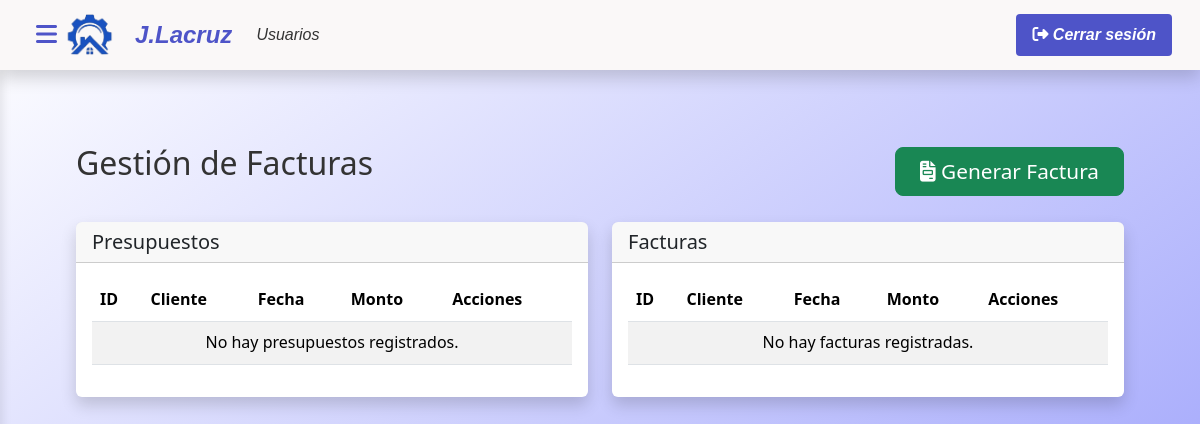
The page /controlador/factura.php on the database as committed earlier.
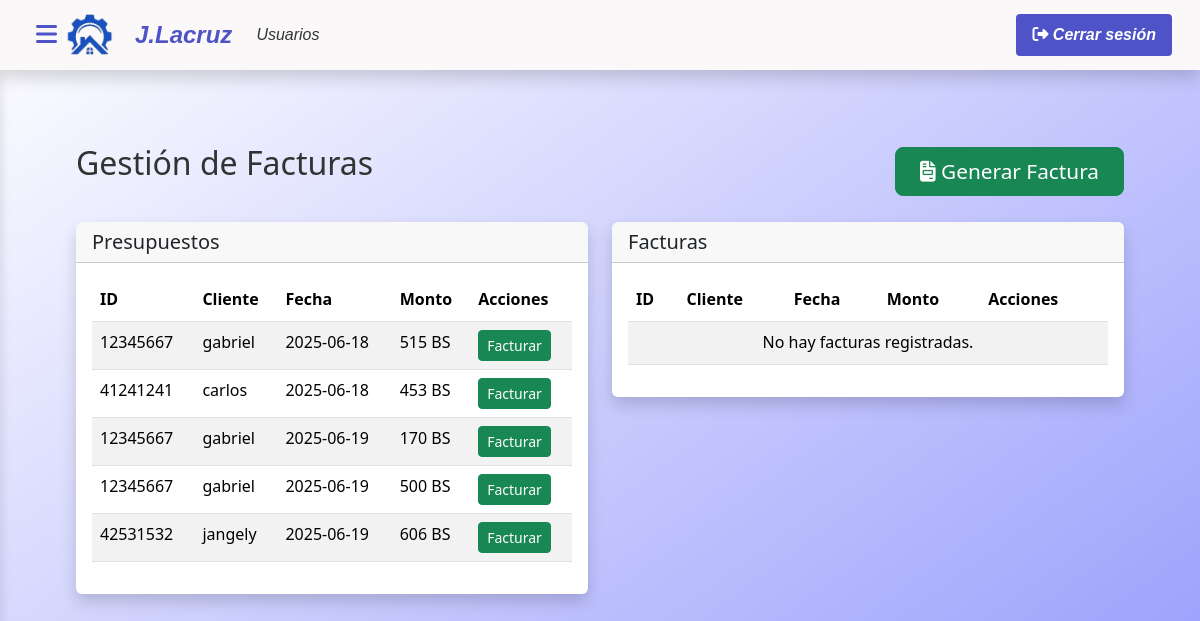
The same page on the database as committed later.
### tables this page shows
CREATE TABLE `factura` (
  `id_factura` int(11) NOT NULL,
  `rif` varchar(20) NOT NULL,
  `fecha` date NOT NULL,
  `numero_orden` varchar(20) NOT NULL,
  `id_forma_pago` int(11) NOT NULL,
  `id_iva` int(11) NOT NULL,
  `total_iva` decimal(20,0) NOT NULL,
  `total_general` decimal(20,0) NOT NULL,
  `id_tasa` int(11) NOT NULL,
  `estado_pago` varchar(30) NOT NULL DEFAULT 'pendiente',
  `estatus` varchar(20) NOT NULL
);

CREATE TABLE `cliente` (
  `rif` varchar(20) NOT NULL,
  `cedula_usuario` int(11) NOT NULL,
  `id_direccion` int(11) NOT NULL,
  `nombre` varchar(50) NOT NULL,
  `apellido` varchar(30) NOT NULL,
  `telefono` varchar(20) NOT NULL,
  `correo` varchar(100) NOT NULL,
  `fecha_registro` date NOT NULL
);

### modelo/conexion.php (called while the page is built, shortened)
<?php
class Conexion {
    public function __construct() {
    try {
        $this->pdo = new PDO("mysql:host=localhost;dbname=proyecto_lacruz", "root", "");
    } catch (PDOException $e) {
        die("Error de conexión: " . $e->getMessage());
    }
}
}
?>

### modelo/presupuesto.php (called while the page is built, shortened)
<?php
require_once 'modelo/conexion.php';
class PresupuestoModel extends Conexion {
    public function listar(){
        $sql = "SELECT
f.id_factura,
c.rif,
c.nombre AS nombre_cliente,
f.total_general,
f.fecha
FROM factura f
JOIN cliente c ON f.rif = c.rif";
        $stmt = $this->pdo->prepare($sql);
        $stmt->execute();
        return $stmt->fetchAll(PDO::FETCH_ASSOC);
    }
}

### vista/factura/index.php (the view)
<?php require_once('vista/parcial/header.php'); ?>
<div class="main-content">
    <div class="container-fluid py-4">
        <div class="row mb-4">
            <div class="col-12 d-flex justify-content-between align-items-center">
                <h2 class="mb-3">Gestión de Facturas</h2>
                <a href="index.php?c=factura&m=generar" class="btn btn-success btn-lg px-4 py-2" style="font-size: 1.3rem;">
                    <i class="fas fa-file-invoice"></i> Generar Factura
                </a>
            </div>
        </div>
        <div class="row">
            <div class="col-lg-6">
                <div class="card mb-4">
                    <div class="card-header">
                        <h5 class="mb-0">Presupuestos</h5>
                    </div>
                    <div class="card-body">
                        <div class="table-responsive">
                            <table class="table table-striped table-hover">
                                <thead class="table-white">
                                    <tr>
                                        <th>ID</th>
                                        <th>Cliente</th>
                                        <th>Fecha</th>
                                        <th>Monto</th>
                                        <th>Acciones</th>
                                    </tr>
                                </thead>
                                <tbody>
                                    <?php if (!empty($presupuestos)): ?>
                                        <?php foreach ($presupuestos as $presupuesto): ?>
                                            <tr>
                                                <td><?= htmlspecialchars($presupuesto['rif']) ?></td>
                                                <td><?= htmlspecialchars($presupuesto['nombre_cliente']) ?></td>
                                                <td><?= htmlspecialchars($presupuesto['fecha']) ?></td>
                                                <td><?= htmlspecialchars($presupuesto['total_general']). " BS"?></td>
                                                <td>
                                                    <a href="#" class="btn btn-success btn-sm">Facturar</a>
                                                </td>
                                            </tr>
                                        <?php endforeach; ?>
                                    <?php else: ?>
                                        <tr>
                                            <td colspan="5" class="text-center">No hay presupuestos registrados.</td>
                                        </tr>
                                    <?php endif; ?>
                                </tbody>
                            </table>
                        </div>
                    </div>
                </div>
            </div>
            <div class="col-lg-6">
                <div class="card mb-4">
                    <div class="card-header">
                        <h5 class="mb-0">Facturas</h5>
                    </div>
                    <div class="card-body">
                        <div class="table-responsive">
                            <table class="table table-striped table-hover">
                                <thead>
                                    <tr>
                                        <th>ID</th>
                                        <th>Cliente</th>
                                        <th>Fecha</th>
                                        <th>Monto</th>
                                        <th>Acciones</th>
                                    </tr>
                                </thead>
                                <tbody>
                                    <tr>
                                        <td colspan="5" class="text-center">No hay facturas registradas.</td>
                                    </tr>
                                </tbody>
                            </table>
                        </div>
                    </div>
                </div>
            </div>
        </div>
    </div>
</div>
<?php require_once('vista/parcial/footer.php'); ?>

### controlador/factura.php (shortened to what this page needs)
<?php
require_once 'modelo/presupuesto.php';
$presupuestoModel = new PresupuestoModel();
switch ($metodo) {
    case 'index':
    default:
        $presupuestos = $presupuestoModel->listar();
        require 'vista/factura/index.php';
        break;
}
?>

### vista/parcial/header.php (shortened to what this page needs)
<!DOCTYPE html>
<html lang="es">
<head>
    <link href="https://cdn.jsdelivr.net/npm/bootstrap@5.3.3/dist/css/bootstrap.min.css" rel="stylesheet">
    <link rel="stylesheet" href="https://cdnjs.cloudflare.com/ajax/libs/font-awesome/6.4.0/css/all.min.css">
    <link rel="stylesheet" href="/proyecto-lacruz-j/vista/css/header.css">
</head>
<body>
    <nav class="navbar navbar-expand-lg noselec">
        <div class="container-fluid">
            <button class="sidebar-toggle" id="sidebarToggle">
                <i class="fas fa-bars"></i>
            </button>
            <img src="vista/images/logo2.png" class="navbar-logo" alt="logo">
            <a class="navbar-brand" href="index.php?c=login&m=home">J.Lacruz</a>
            <div class="collapse navbar-collapse" id="navbarSupportedContent">
                <ul class="navbar-nav me-auto mb-2 mb-lg-0">
                    <li class="nav-item">
                        <a class="nav-link" href="index.php?c=usuario&m=index">Usuarios</a>
                    </li>
                </ul>
                <div class="d-flex">
                    <a class="logout-btn" href="index.php?c=login&m=logout">
                        <i class="fas fa-sign-out-alt"></i> Cerrar sesión
                    </a>
                </div>
            </div>
        </div>
    </nav>
    <div class="main-content" id="mainContent">

### vista/parcial/footer.php (shortened to what this page needs)
</body>
</html>

### vista/css/header.css (style rules this page uses)
:root { --body-bg-color:rgb(0, 165, 194); --primary-color: #4e54c8; --secondary-color: #8f94fb; --accent-color: #00d4ff; --dark-color: #1a1a2e; --light-color: rgb(250, 248, 248); --text-dark: #333; --text-light: #fff; --shadow: 0 8px 16px rgba(0, 0, 0, 0.16); --transition: all 0.3s ease; }
* { box-sizing: border-box; margin: 0; padding: 0; }
body { font-family: 'Segoe UI', system-ui, -apple-system, sans-serif; background: linear-gradient(to bottom right,rgb(255, 255, 255), #8f94fb); min-height: 100vh; color: var(--text-dark); line-height: 1.6; margin: 0; padding-top: 56px; }
.noselec { user-select: none; -webkit-user-select: none; -moz-user-select: none; -ms-user-select: none; }
a { text-decoration: none; color: inherit; }
.navbar { font-family: 'Arial', sans-serif; font-weight: 700; font-style: italic; background-color: var(--light-color); box-shadow: var(--shadow); position: fixed; top: 0; left: 0; right: 0; z-index: 1030; padding: 0.5rem 1rem; }
.navbar-brand { color: var(--primary-color); font-size: 1.5rem; transition: var(--transition); margin-left: 10px; }
.nav-link { color: var(--text-dark); padding: 0.5rem 1rem; transition: var(--transition); border-radius: 4px; font-weight: 500; }
.logout-btn { font-weight: 600; color: var(--text-light); background-color: var(--primary-color); border-radius: 4px; padding: 0.5rem 1rem; transition: var(--transition); border: none; }
.main-content { padding: 2rem; transition: var(--transition); background-color: transparent; margin-left: 0; min-height: calc(100vh - 56px); }
.card { border: none; box-shadow: var(--shadow); ; transition: var(--transition); }
.sidebar-toggle { background: none; border: none; font-size: 1.5rem; cursor: pointer; color: var(--primary-color); transition: var(--transition); padding: 0.5rem; }
.navbar-logo { width: 50px; height: auto; margin-right: 10px; }

Rows that differ between the two databases and show on the page:
added factura: rif.rif "12345667", rif.nombre "gabriel", fecha "2025-06-18", total_general "515"
added factura: rif.rif "41241241", rif.nombre "carlos", fecha "2025-06-18", total_general "453"
added factura: rif.rif "12345667", rif.nombre "gabriel", fecha "2025-06-19", total_general "170"
added factura: rif.rif "12345667", rif.nombre "gabriel", fecha "2025-06-19", total_general "500"
added factura: rif.rif "42531532", rif.nombre "jangely", fecha "2025-06-19", total_general "606"
Other text that changed with them:
text no longer shown: "No hay presupuestos registrados."
